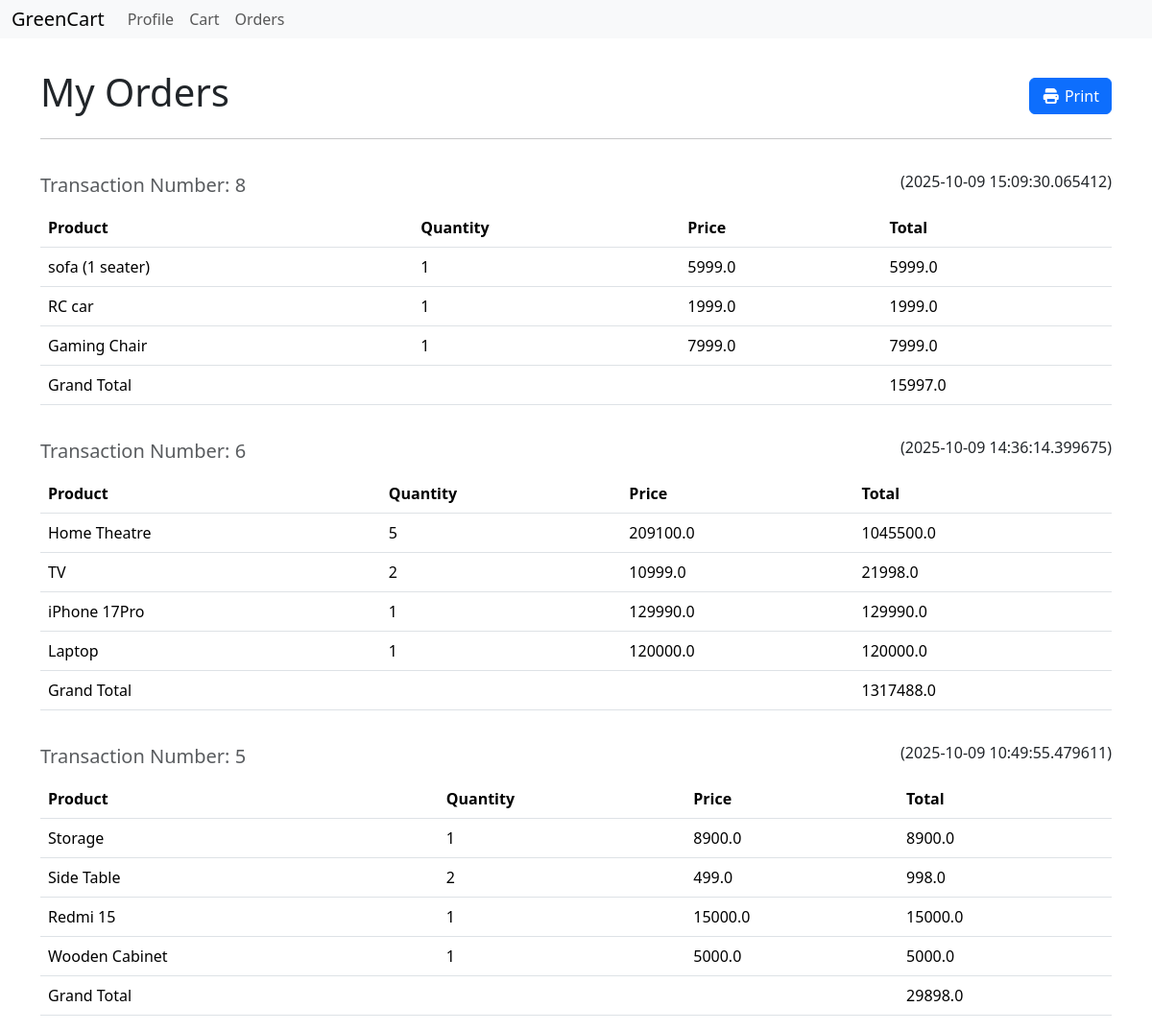
Screenshot of /orders (signed in) with the database file from the repository.
### models.py (models this page shows)
class Transaction(db.Model):
    id = db.Column(db.Integer, primary_key=True)
    datetime = db.Column(db.DateTime, nullable=False, default=datetime.utcnow)
    user_id = db.Column(db.Integer, db.ForeignKey('user.id'), nullable=False)
    total = db.Column(db.Float, nullable=False)
    orders = db.relationship('Order', backref='transaction', lazy=True)

class Order(db.Model):
    id = db.Column(db.Integer, primary_key=True)
    transaction_id = db.Column(db.Integer, db.ForeignKey('transaction.id'), nullable=False)
    product_id = db.Column(db.Integer, db.ForeignKey('product.id'), nullable=False)
    quantity = db.Column(db.Integer, nullable=False)
    price = db.Column(db.Float, nullable=False)

class Product(db.Model):
    __tablename__ = 'product'
    id = db.Column(db.Integer, primary_key=True)
    name = db.Column(db.String(128), nullable=False)
    category_id = db.Column(db.Integer, db.ForeignKey('category.id'), nullable=False)
    quantity = db.Column(db.Integer, nullable=False)
    price = db.Column(db.Float, nullable=False)
    man_date = db.Column(db.Date, nullable=False)
    cart = db.relationship('Cart', backref='product', lazy=True)
    orders = db.relationship('Order', backref='product', lazy=True)

### routes.py (the view)
@app.route('/orders')
@auth_required
def orders():
    user = User.query.get(session['user_id'])
    transactions = Transaction.query.filter_by(user_id=session['user_id']).order_by(Transaction.datetime.desc()).all()
    return render_template('orders.html', user=user, transactions=transactions)

### routes.py (called while the page is built)
def auth_required(func):
    @wraps(func)
    def inner(*args, **kwargs):
        if 'user_id' not in session:
            flash('Please log in to access this page.')
            return redirect(url_for('login'))
        user = User.query.get(session['user_id'])
        if not user:
            flash('User not found. Please login again.')
            session.pop('user_id', None)
            return redirect(url_for('login'))
        return func(*args, **kwargs)
    return inner

### templates/orders.html (shortened to what this page needs)
{% extends 'layout.html' %}
{% block content %}
<div class="headings">
    <h1>My Orders</h1>
    <button type="button" class="btn btn-primary" onclick="window.print()">
        <i class="fa fa-print" ></i>
        Print
    </button>
</div>
<hr>
<div class="order-detail">
    {% if transactions %}
        {% for transaction in transactions %}
            <div class="headings">
                <h5 class="text-muted">Transaction Number: {{transaction.id}}</h5>
                <p class="text-mutes f-4">({{transaction.datetime}})</p>
            </div>
            <table class="table">
                <thead>
                    <tr>
                        <th>Product</th>
                        <th>Quantity</th>
                        <th>Price</th>
                        <th>Total</th>
                    </tr>
                </thead>
                <tbody>
                {% for item in transaction.orders %}
                    <tr>
                        <td>{{item.product.name}}</td>
                        <td>{{item.quantity}}</td>
                        <td>{{item.price}}</td>
                        <td>{{item.price * item.quantity}}</td>
                    </tr>
                {% endfor %}
                </tbody>
                <tfoot>
                    <tr>
                        <td colspan="3">Grand Total</td>
                        <td colspan="2">{{transaction.total}}</td>
                    </tr>
                </tfoot>
            </table>
        {% endfor %}
    {% else %}
        <p class="text-muted text-center fs-5"><em>You do not have anything  Ordered yet.</em></p>
    {% endif %}
</div>
{% endblock %}

### templates/layout.html (style rules this page uses)
body { margin: 0; padding: 0; }

### templates/orders.html (style rules this page uses)
.headings { display: flex; flex-direction: row; align-items: center; justify-content: space-between; margin-top: 2rem; }

### rows the page displays
Order: product.name "sofa (1 seater)", quantity "1", price "5999.0", item.price*item.quantity "5999.0"
Order: product.name "RC car", quantity "1", price "1999.0", item.price*item.quantity "1999.0"
Order: product.name "Gaming Chair", quantity "1", price "7999.0", item.price*item.quantity "7999.0"
Order: product.name "Home Theatre", quantity "5", price "209100.0", item.price*item.quantity "1045500.0"
Order: product.name "TV", quantity "2", price "10999.0", item.price*item.quantity "21998.0"
Order: product.name "iPhone 17Pro", quantity "1", price "129990.0", item.price*item.quantity "129990.0"
Order: product.name "Laptop", quantity "1", price "120000.0", item.price*item.quantity "120000.0"
Order: product.name "Storage", quantity "1", price "8900.0", item.price*item.quantity "8900.0"
Order: product.name "Side Table", quantity "2", price "499.0", item.price*item.quantity "998.0"
Order: product.name "Redmi 15", quantity "1", price "15000.0", item.price*item.quantity "15000.0"
Order: product.name "Wooden Cabinet", quantity "1", price "5000.0", item.price*item.quantity "5000.0"
